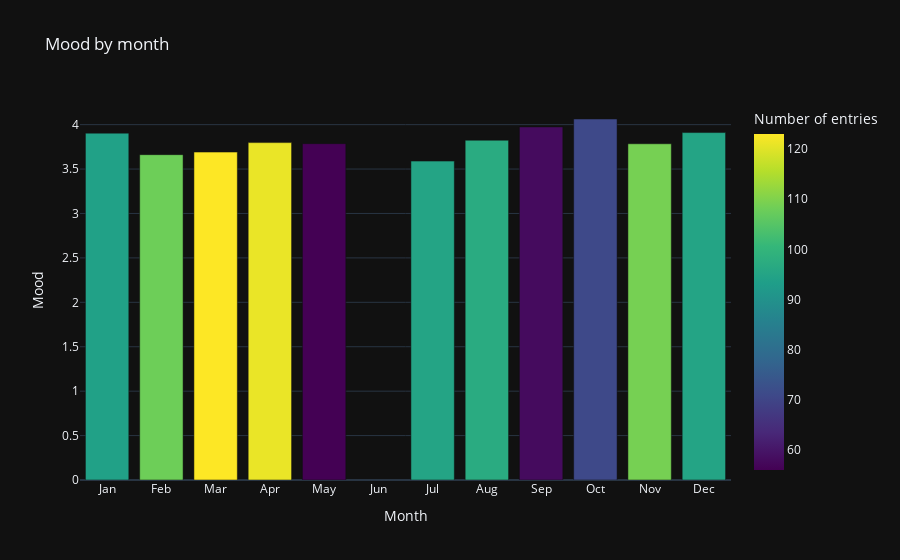

Source (notebook cell):
### Code cell
df.by_time_bar_plot('month')

### Figure 1 — Plotly figure (JSON) as saved in the notebook; plotly's stock layout.template omitted (floating-point values rounded to 4 significant figures)
{"data": [{"alignmentgroup": "True", "hovertemplate": "Month=%{x}<br>Mood=%{y}<br>Number of entries=%{marker.color}<extra></extra>", "legendgroup": "", "marker": {"color": [56, 121, 123, 108, 94, 95, 109, 71, 58, 97, 95], "coloraxis": "coloraxis", "pattern": {"shape": ""}}, "name": "", "offsetgroup": "", "orientation": "v", "showlegend": false, "textposition": "auto", "type": "bar", "x": [5, 4, 3, 2, 1, 12, 11, 10, 9, 8, 7], "xaxis": "x", "y": [3.786, 3.798, 3.691, 3.662, 3.904, 3.911, 3.784, 4.063, 3.974, 3.825, 3.589], "yaxis": "y"}], "layout": {"barmode": "relative", "coloraxis": {"colorbar": {"title": {"text": "Number of entries"}}, "colorscale": [[0, "#440154"], [0.1111, "#482878"], [0.2222, "#3e4989"], [0.3333, "#31688e"], [0.4444, "#26828e"], [0.5556, "#1f9e89"], [0.6667, "#35b779"], [0.7778, "#6ece58"], [0.8889, "#b5de2b"], [1, "#fde725"]]}, "legend": {"tracegroupgap": 0}, "title": {"text": "Mood by month"}, "xaxis": {"anchor": "y", "domain": [0, 1], "dtick": 1, "tickmode": "array", "ticktext": ["Jan", "Feb", "Mar", "Apr", "May", "Jun", "Jul", "Aug", "Sep", "Oct", "Nov", "Dec"], "tickvals": [1, 2, 3, 4, 5, 6, 7, 8, 9, 10, 11, 12], "title": {"text": "Month"}}, "yaxis": {"anchor": "x", "domain": [0, 1], "title": {"text": "Mood"}}}}
